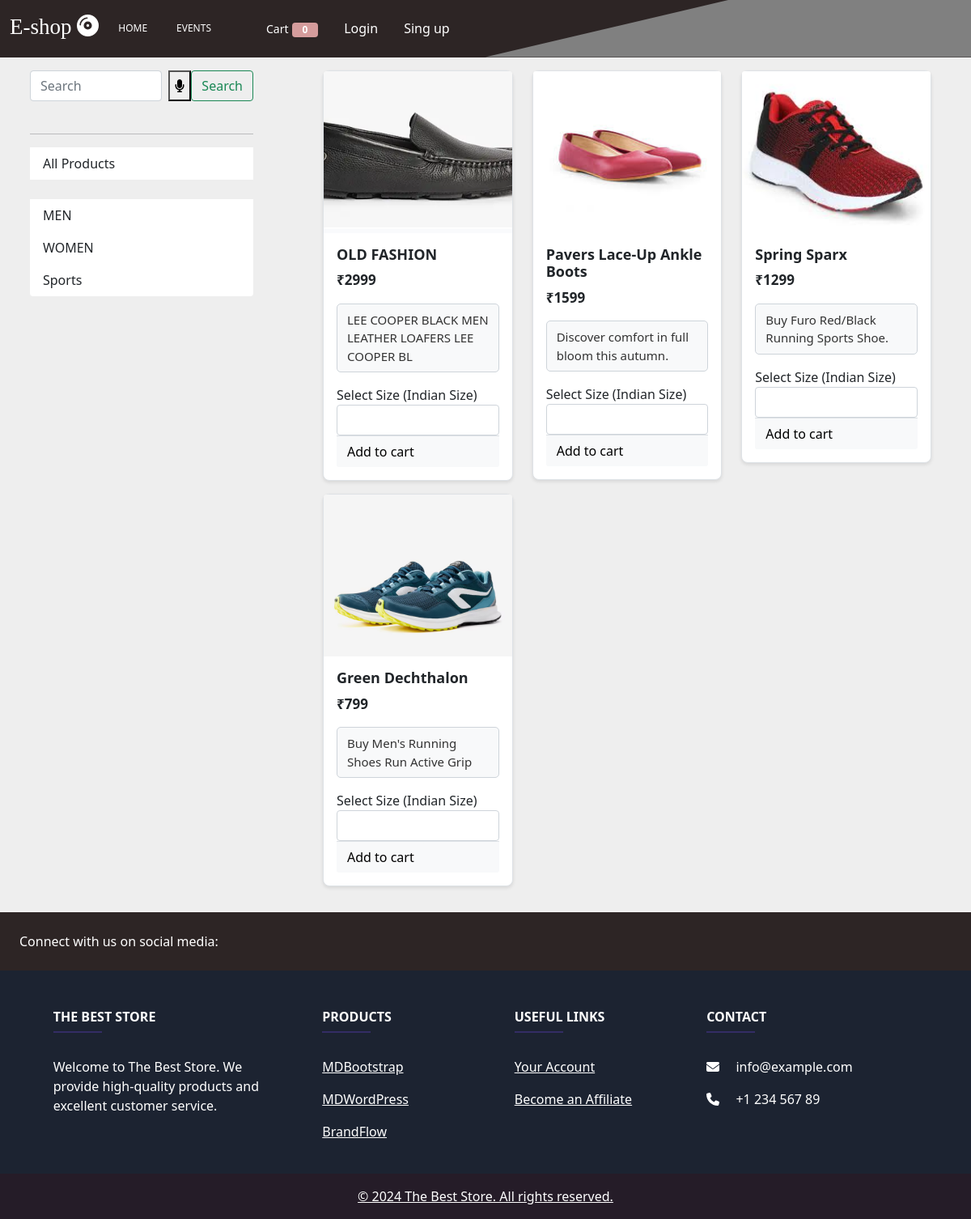
The page / on the database its author committed.
### shop/models/category.py (models this page shows, shortened)
class Category(models.Model):
    name = models.CharField(max_length=20)
    @staticmethod
    def get_category():
        return Category.objects.all()

### shop/models/product.py (models this page shows, shortened)
class Product(models.Model):
    name = models.CharField(max_length=50)
    price = models.IntegerField(default=0)
    category = models.ForeignKey(Category, on_delete=models.CASCADE,default=1)
    size = models.CharField(max_length=50,default="")
    description = models.CharField(max_length=200, default='Best Qualtiy')
    image = models.ImageField(upload_to='products/')
    @staticmethod
    def get_all_products():
        return Product.objects.all()

### shop/views/home.py (the view, shortened to what this page needs)
# urls.py: path('', home.Index.as_view(), name='index'),
class Index(View):
    def get(self, request):
        cart = request.session.get('cart')
        if not cart:
             request.session['cart'] = {}
        products = None
        user = request.session.get('first_name')
        categories = Category.get_category()
        CategoryID = request.GET.get('category')
        search_query = ''
        if CategoryID:
            products= Product.get_category_by_id(CategoryID)
        elif request.GET.get('q'):
            search_query = request.GET.get('q')
            products = Product.objects.filter(Q(name__icontains = search_query))
        else:
            products = Product.get_all_products()
        data = {}
        data['products'] = products
        data['categories'] = categories
        data['username'] = user
        return render(request,'index.html',data)

### shop/templatetags/cart.py (called while the page is built)
@register.filter(name = 'is_in_cart')
def is_in_cart(product,cart):
    keys = cart.keys()
    for id in keys:
        if int(id) == product.id:
            return True
    return False

### shop/templatetags/currency.py (called while the page is built)
@register.filter(name = 'currency_rupeee')
def currency_rupeee(number):
            return "₹" +str(number)

### templates/index.html (shortened to what this page needs)
{% extends 'base.html' %}
{% block body %}
{% load static %}
{% load cart %}
{% load currency %}
<div class="container-fluid mt-3">
    <div class="row mt-3">
        <div class="col-lg-3 mx-auto">
            <div class="list-group">
                <form class="d-flex" role="search" id="search-form">
                    <input class="form-control me-2" name="q" type="search" placeholder="Search" required>
                    <button type="button" id="microphoneButton"><i class="fa fa-microphone"></i></button>
                    <button class="btn btn-outline-success" type="submit">Search</button>
                </form>
                <br>
                <hr>
                <a href="/" class="list-group-item list-group-item-action">All Products</a><br>
                {% for category in categories %}
                <a href="/?category={{category.id}}"
                    class="list-group-item list-group-item-action">{{category.name}}</a>
                {% endfor %}
            </div>
        </div>
        <div id='products' class="col-lg-8 mx-auto">
            <div class="row mx-auto">
                {% for product in products %}
                <div class="col-lg-4 col-md-6 col-sm-6 col-12">
                    <div class="card mx-auto mb-3" id={{product.id}}>
                        <img class="card-img-top" src="{{product.image.url}}" alt="image not available">
                        <div class="card-body">
                            <h5 class="card-title">{{product.name}}</h5>
                            <p class="card-text"><b>{{product.price|currency_rupeee}}</b></p>
                            <p class="card-description">{{product.description}}</p>
                            <div class="form-group">
                                <label for="shoeSize{{ product.id }}">Select Size (Indian Size)</label>
                                <select class="form-control" id="shoeSize{{ product.size }}" name="shoeSize">
                                    <option value=""></option>
                                    <option value="5">5 (Indian)</option>
                                </select>
                            </div>
                            <div class="card-footer p-0">
                                {% if product|is_in_cart:request.session.cart %}
                                <div class="row no-gutters align-items-center">
                                    <form action="/#{{product.id}}" method="post" class="col-4 col-sm-4">
                                        {% csrf_token %}
                                        <input type="text" hidden name="product" value="{{product.id}}">
                                        <input type="text" hidden name="remove" value="True">
                                        <input type="submit" value="-" class="btn btn-block">
                                    </form>
                                    <div class="col-4 col-sm-4 text-center">{{product|cart_quantity:request.session.cart }} in cart</div>
                                    <form action="/#{{product.id}}" class="col-4 col-sm-4" method="POST">
                                        {% csrf_token %}
                                        <input type="text" hidden name="product" value="{{product.id}}">
                                        <input type="submit" value="+" class="btn btn-block">
                                    </form>
                                </div>
                                {% else %}
                                <form action="/#{{product.id}}" method="post" class="btn-block">
                                    <input type="submit" class='btn btn-light btn-block' value="Add to cart">
                                </form>
                                {% endif %}
                            </div>
                        </div>
                    </div>
                </div>
                {% endfor %}
            </div>
        </div>
    </div>
</div>
{% endblock %}

### templates/base.html (shortened to what this page needs)
<!DOCTYPE html>
<html lang="en">
{% load static %}
<head>
  <link rel="stylesheet" href="https://cdn.jsdelivr.net/npm/bootstrap@5.0.0-alpha1/dist/css/bootstrap.min.css">
  <link rel="stylesheet" href="https://cdn.jsdelivr.net/npm/bootstrap@5.0.0-alpha1/dist/js/bootstrap.bundle.min.js">
  <link rel="stylesheet" href="https://cdnjs.cloudflare.com/ajax/libs/jquery/3.2.1/jquery.min.js">
  <link rel="stylesheet" href="https://cdnjs.cloudflare.com/ajax/libs/font-awesome/4.7.0/css/font-awesome.min.css">
  <link rel="stylesheet" href="{% static 'css/mycss.css' %}">
</head>
<body>
  <nav class="navbar navbar-expand-lg navbar-red navbar-dark">
    <div class="wrapper">
    </div>
    <div class="container-fluid all-show">
      <a class="navbar-brand" href="/">E-shop   <i class="fa-solid fa-compact-disc fa-spin" style="--fa-animation-duration: 30s; --fa-animation-iteration-count: 1;"></i></a>
      <div class="collapse navbar-collapse" id="navbarSupportedContent">
        <ul class="navbar-nav mr-auto mb-2 mb-lg-0">
          <li class="nav-item">
            <a class="nav-link active" aria-current="page" href="/">Home</a>
          </li>
          <li class="nav-item">
            <a class="nav-link" href="#">Events</a>
          </li>
        </ul>
       <ul class="nav justify-content-center">
        <nav class="navbar bg-body-tertiary">
        </nav>
          <li class="nav-item">
            <a class="nav-link" href="/cart">
              <small>Cart</small>
              <span class="badge badge-info ml-1">{{request.session.cart.keys|length}}</span>
            </a>
          </li>
          {% if request.session.customer %}
          <li class="nav-item">
            <a class="nav-link" href="/orders">
              <small>Order</small>
            </a>
          </li>
          <li class="nav-item">
            <a class="nav-link" href="/logout">Logout</a>
          </li>
          {% else %}
          <li class="nav-item">
            <a class="nav-link" href="/login">Login</a>
          </li>
          <li class="nav-item">
            <a class="nav-link" href="/signup">Sing up</a>
          </li>
          {% endif %}
        </ul>
      </div>
    </div>
  </nav>
  {% block body %}
  {% endblock body %}
<footer class="text-center text-lg-start text-white" style="background-color: #1c2331">
  <section class="d-flex justify-content-between p-4" style="background-color: rgb(45, 37, 37);">
      <div class="me-5">
          <span>Connect with us on social media:</span>
      </div>
  </section>
  <section class="container text-center text-md-start mt-5">
      <div class="row mt-3">
          <div class="col-md-3 col-lg-4 col-xl-3 mx-auto mb-4">
              <h6 class="text-uppercase fw-bold">The Best Store</h6>
              <hr class="mb-4 mt-0 d-inline-block mx-auto" style="width: 60px; background-color: #7c4dff; height: 2px" />
              <p>
                  Welcome to The Best Store. We provide high-quality products and excellent customer service.
              </p>
          </div>
          <div class="col-md-2 col-lg-2 col-xl-2 mx-auto mb-4">
              <h6 class="text-uppercase fw-bold">Products</h6>
              <hr class="mb-4 mt-0 d-inline-block mx-auto" style="width: 60px; background-color: #7c4dff; height: 2px" />
              <p>
                  <a href="#!" class="text-white">MDBootstrap</a>
              </p>
              <p>
                  <a href="#!" class="text-white">MDWordPress</a>
              </p>
              <p>
                  <a href="#!" class="text-white">BrandFlow</a>
              </p>
          </div>
          <div class="col-md-3 col-lg-2 col-xl-2 mx-auto mb-4">
              <h6 class="text-uppercase fw-bold">Useful links</h6>
              <hr class="mb-4 mt-0 d-inline-block mx-auto" style="width: 60px; background-color: #7c4dff; height: 2px" />
              <p>
                  <a href="#!" class="text-white">Your Account</a>
              </p>
              <p>
                  <a href="#!" class="text-white">Become an Affiliate</a>
              </p>
          </div>
          <div class="col-md-4 col-lg-3 col-xl-3 mx-auto mb-md-0 mb-4">
              <h6 class="text-uppercase fw-bold">Contact</h6>
              <hr class="mb-4 mt-0 d-inline-block mx-auto" style="width: 60px; background-color: #7c4dff; height: 2px" />
              <p><i class="fas fa-envelope me-3"></i> info@example.com</p>
              <p><i class="fas fa-phone me-3"></i> +1 234 567 89</p>
          </div>
      </div>
  </section>
  <div class="text-center p-3" style="background-color: rgba(76, 0, 0, 0.192)">
      <a class="text-white" href="#">© 2024 The Best Store. All rights reserved.</a>
  </div>
</footer>
</body>
</html>

### templates/base.html (style rules this page uses)
body { background-color: #eee; }
.navbar-nav>li>a { text-transform: uppercase; font-size: 12px; margin-right: 20px; color: #ffffff; }
.nav-link { color: #ffffff !important; }
.wrapper { width: 100%; position: absolute; height: 100%; background-color: grey; clip-path: polygon(81% 0, 100% 0, 100% 50%, 100% 100%, 65% 100%); transition: 1s all; }
.navbar-brand { color: #fff; font-family: Raleway; margin-bottom: 4px; font-size: 27px; }
.navbar-red { background-color: rgb(45, 37, 37); color: #fff; }
.all-show { z-index: 10; }
.badge { padding: 0.2rem 0.8rem; font-size: 0.75rem; font-weight: 700; line-height: 1; text-align: center; white-space: nowrap; vertical-align: baseline; border-radius: 0.25rem; }
.badge-info { margin: auto; background-color: #d59c9c; color: #fff; }

### templates/index.html (style rules this page uses)
.card { border: 1px solid #ccc; border-radius: 5px; box-shadow: 0 2px 4px rgba(0, 0, 0, 0.1); }
.card img.card-img-top { height: 200px; object-fit: cover; }
.card-title { font-size: 18px; font-weight: bold; }
.card-text { font-size: 17px; }
.card-description { font-size: 15px; color: #333; padding: 8px 12px; border-radius: 5px; background-color: #f8f9fa; border: 1px solid #ced4da; }
.card-footer { background-color: #f7f7f7; padding: 8px; }
.card-footer form { display: flex; align-items: center; }
.list-group-item { cursor: pointer; }
.list-group-item { border-radius: 0; border: none; }
.card { border: 1px solid #dee2e6; border-radius: 8px; transition: box-shadow 0.3s; }
.card-footer { background-color: #f8f9fa; border-top: 1px solid #dee2e6; }

### rows shown on the page
Category: name "MEN"
Category: name "WOMEN"
Category: name "Sports"
Product: image (picture), name "OLD FASHION", price "₹2999", description "LEE COOPER BLACK MEN LEATHER LOAFERS LEE COOPER BL"
Product: image (picture), name "Pavers Lace-Up Ankle Boots", price "₹1599", description "Discover comfort in full bloom this autumn."
Product: image (picture), name "Spring Sparx", price "₹1299", description "Buy Furo Red/Black Running Sports Shoe."
Product: image (picture), name "Green Dechthalon", price "₹799", description "Buy Men's Running Shoes Run Active Grip"

### other values the page prints
{{ request.session.cart.keys|length }} "0"
